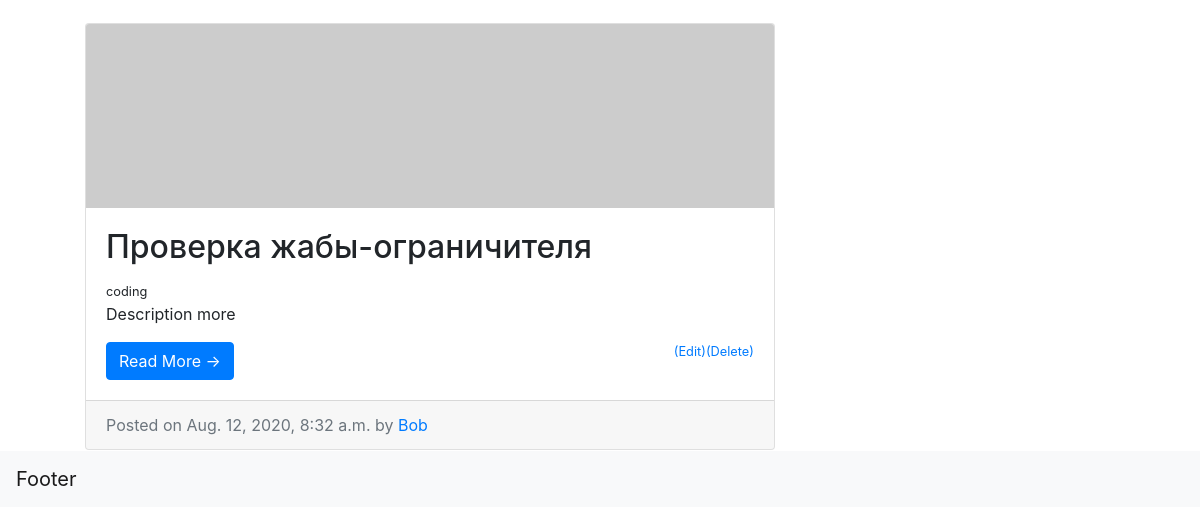
Before: /blog/category/coding (signed in, lower part) with the older database file.
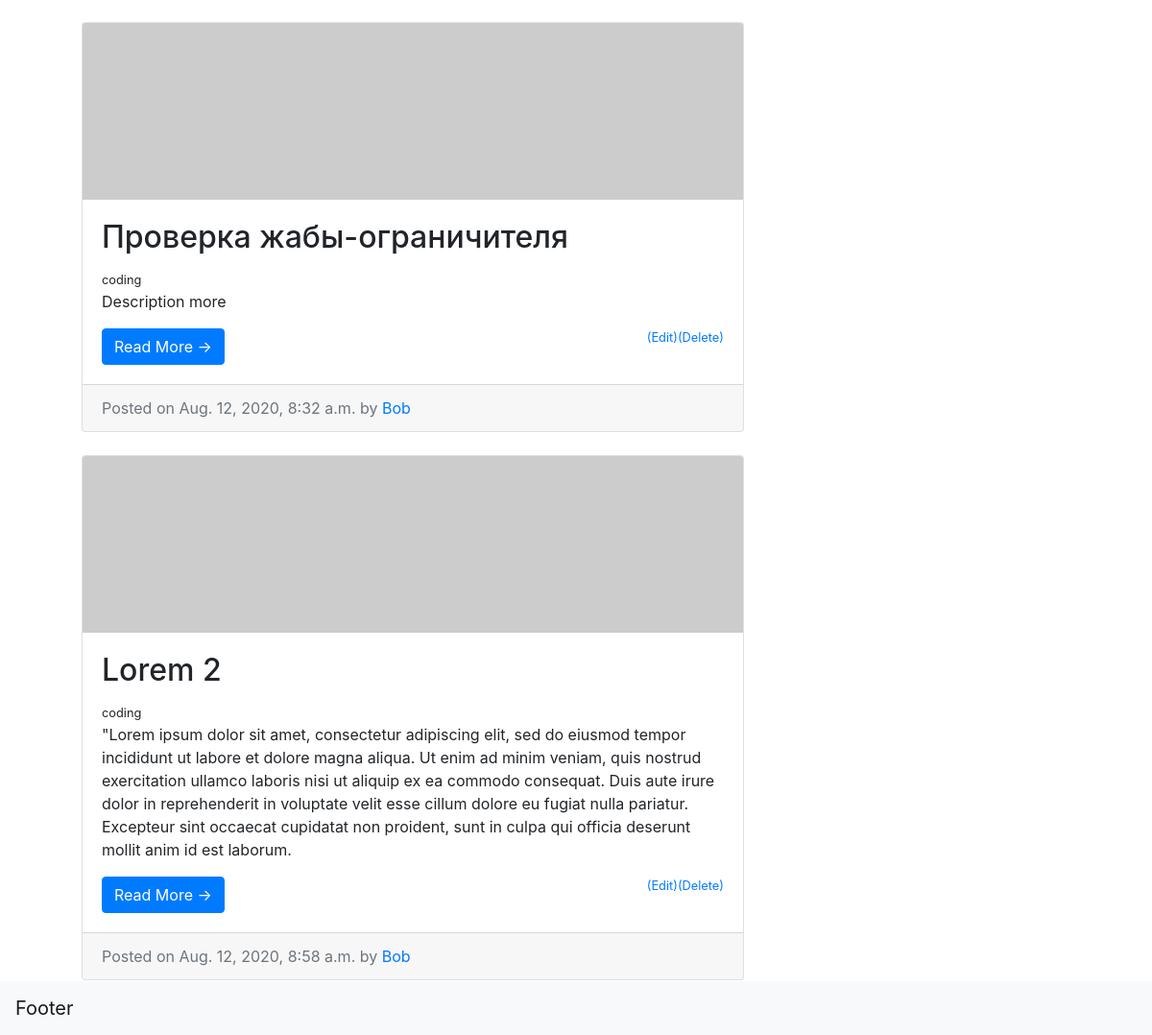
After: the same page with the newer database file.
### blog/models.py (models this page shows, shortened)
class Post(models.Model):
    title = models.CharField(max_length=255)
    author = models.ForeignKey(User, on_delete=models.CASCADE)
    description = models.TextField(max_length=500,null=True, blank=True)
    body = RichTextField(null=True, blank=True)
    date_created = models.DateTimeField(auto_now_add=True, null=True)
    category = models.CharField(max_length=255, default='coding')
    likes = models.ManyToManyField(User, related_name='blog_posts')

### blog/views.py (the view)
# urls.py: path('category/<str:cats>', CategoryView, name='category'),
def CategoryView(request, cats):
    category_posts = Post.objects.filter(category=cats.replace('-',' '))
    return render(request, 'blog/categories.html',{'category_posts':category_posts,'cats':cats.title().replace('-',' ')})

### blog/templates/blog/categories.html (shortened to what this page needs)
{% extends 'home_pages/main.html' %}
{% block content %}
{% if user.is_authenticated %}
<br>
<br>
<div>
<ul>
    {% for post in category_posts %}
    <div class="card mb-4">
      <img class="card-img-top" src="http://placehold.it/750x200" alt="Card image cap">
      <div class="card-body">
        <h2 class="card-title">{{ post.title }}</h2>
        <small>{{ post.category }}</small>
        {% if post.description %}
            <p class="card-text">{{ post.description }}</p>
        {% endif %}
        <a href="{% url 'article-detail' post.pk %}" class="btn btn-primary">Read More &rarr;</a>
        {% if user.is_authenticated %}
          {% if user.id == post.author.id %}
            <small><a class="float-right" href="{% url 'delete-article' post.pk%}">(Delete)</a></small>
            <small><a class="float-right" href="{% url 'update-article' post.pk%}">(Edit)</a></small>
          {% endif %}
        {% endif %}
      </div>
      <div class="card-footer text-muted">
        Posted on {{ post.date_created }} by
        <a href="#">{{ post.author }}</a>
      </div>
    </div>
{% endfor %}
</ul>
</div>
{% else %}
  <h1>Unauthorized. Nice try!))</h1>
{% endif %}
{% endblock %}

Changed rows visible on the page:
added Post: title "Lorem 2", category "coding", description "\"Lorem ipsum dolor sit amet, consectetur adipiscing elit, sed do eiusmod tempor incididunt ut labore et dolore magna aliqua. Ut enim ad minim veniam, quis nostrud exercitation ullamco laboris nisi ut aliquip ex ea commodo consequat. Duis aute irure dolor in reprehenderit in voluptate velit esse cillum dolore eu fugiat nulla pariatur. Excepteur sint occaecat cupidatat non proident, sunt in culpa qui officia deserunt mollit anim id est laborum.", shows "(Delete)", date_created "Aug. 12, 2020, 8:58 a.m.", author "Bob"
